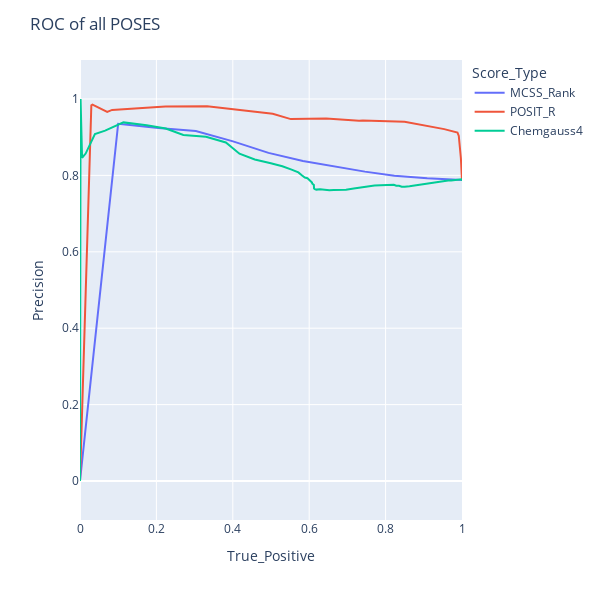

The code cell stored with this chart in its notebook:
### Code cell
rocks.plot_precision_recall()
